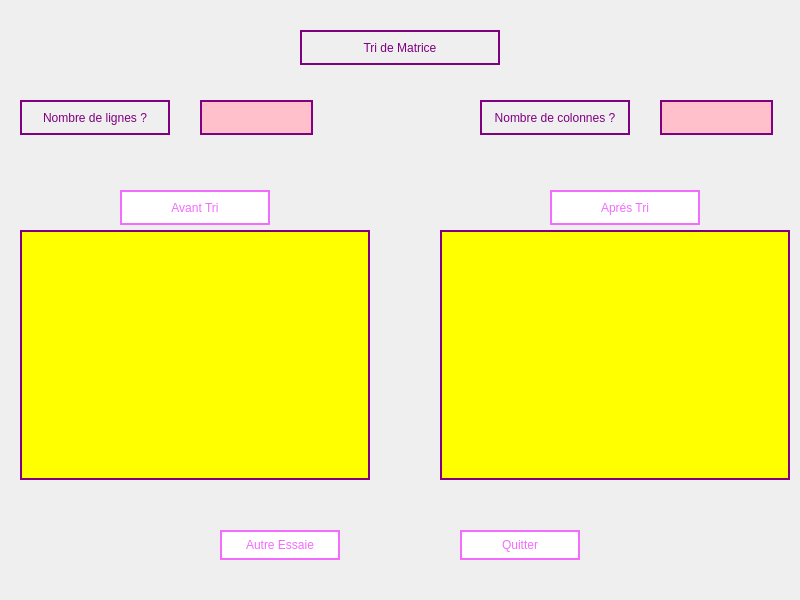
<?xml version="1.0" encoding="UTF-8"?>
<ui version="4.0">
 <class>Form</class>
 <widget class="QWidget" name="Form">
  <property name="geometry">
   <rect>
    <x>0</x>
    <y>0</y>
    <width>800</width>
    <height>600</height>
   </rect>
  </property>
  <property name="windowTitle">
   <string>Form</string>
  </property>
  <widget class="QLabel" name="label">
   <property name="geometry">
    <rect>
     <x>300</x>
     <y>30</y>
     <width>200</width>
     <height>35</height>
    </rect>
   </property>
   <property name="styleSheet">
    <string notr="true">border: 2px solid purple;
font: 75 11pt &quot;MS Shell Dlg 2&quot;;
color: purple;</string>
   </property>
   <property name="text">
    <string>Tri de Matrice</string>
   </property>
   <property name="alignment">
    <set>Qt::AlignCenter</set>
   </property>
  </widget>
  <widget class="QLabel" name="label_2">
   <property name="geometry">
    <rect>
     <x>20</x>
     <y>100</y>
     <width>150</width>
     <height>35</height>
    </rect>
   </property>
   <property name="styleSheet">
    <string notr="true">border: 2px solid purple;
color: purple;
</string>
   </property>
   <property name="text">
    <string>Nombre de lignes ?</string>
   </property>
   <property name="alignment">
    <set>Qt::AlignCenter</set>
   </property>
  </widget>
  <widget class="QLineEdit" name="L">
   <property name="geometry">
    <rect>
     <x>200</x>
     <y>100</y>
     <width>113</width>
     <height>35</height>
    </rect>
   </property>
   <property name="styleSheet">
    <string notr="true">border: 2px solid purple;
color: purple;
background-color: pink;
</string>
   </property>
   <property name="alignment">
    <set>Qt::AlignCenter</set>
   </property>
  </widget>
  <widget class="QLabel" name="label_3">
   <property name="geometry">
    <rect>
     <x>480</x>
     <y>100</y>
     <width>150</width>
     <height>35</height>
    </rect>
   </property>
   <property name="styleSheet">
    <string notr="true">border: 2px solid purple;
color: purple;
</string>
   </property>
   <property name="text">
    <string>Nombre de colonnes ?</string>
   </property>
   <property name="alignment">
    <set>Qt::AlignCenter</set>
   </property>
  </widget>
  <widget class="QLineEdit" name="C">
   <property name="geometry">
    <rect>
     <x>660</x>
     <y>100</y>
     <width>113</width>
     <height>35</height>
    </rect>
   </property>
   <property name="styleSheet">
    <string notr="true">border: 2px solid purple;
color: purple;
background-color: pink;
</string>
   </property>
   <property name="alignment">
    <set>Qt::AlignCenter</set>
   </property>
  </widget>
  <widget class="QPushButton" name="Autre">
   <property name="geometry">
    <rect>
     <x>220</x>
     <y>530</y>
     <width>120</width>
     <height>30</height>
    </rect>
   </property>
   <property name="styleSheet">
    <string notr="true">color: rgb(243, 108, 255);
border: 2px solid rgb(243, 108, 255);
background-color: white;
</string>
   </property>
   <property name="text">
    <string>Autre Essaie</string>
   </property>
  </widget>
  <widget class="QPushButton" name="Quitter">
   <property name="geometry">
    <rect>
     <x>460</x>
     <y>530</y>
     <width>120</width>
     <height>30</height>
    </rect>
   </property>
   <property name="styleSheet">
    <string notr="true">color: rgb(243, 108, 255);
border: 2px solid rgb(243, 108, 255);
background-color: white;
</string>
   </property>
   <property name="text">
    <string>Quitter</string>
   </property>
  </widget>
  <widget class="QListWidget" name="Avt">
   <property name="geometry">
    <rect>
     <x>20</x>
     <y>230</y>
     <width>350</width>
     <height>250</height>
    </rect>
   </property>
   <property name="styleSheet">
    <string notr="true">border: 2px solid purple;
color: purple;
background-color: yellow;</string>
   </property>
  </widget>
  <widget class="QListWidget" name="Apt">
   <property name="geometry">
    <rect>
     <x>440</x>
     <y>230</y>
     <width>350</width>
     <height>250</height>
    </rect>
   </property>
   <property name="styleSheet">
    <string notr="true">border: 2px solid purple;
color: purple;
background-color: yellow;</string>
   </property>
  </widget>
  <widget class="QPushButton" name="vT">
   <property name="geometry">
    <rect>
     <x>120</x>
     <y>190</y>
     <width>150</width>
     <height>35</height>
    </rect>
   </property>
   <property name="styleSheet">
    <string notr="true">color: rgb(243, 108, 255);
border: 2px solid rgb(243, 108, 255);
background-color: white;
</string>
   </property>
   <property name="text">
    <string>Avant Tri</string>
   </property>
  </widget>
  <widget class="QPushButton" name="pT">
   <property name="geometry">
    <rect>
     <x>550</x>
     <y>190</y>
     <width>150</width>
     <height>35</height>
    </rect>
   </property>
   <property name="styleSheet">
    <string notr="true">color: rgb(243, 108, 255);
border: 2px solid rgb(243, 108, 255);
background-color: white;
</string>
   </property>
   <property name="text">
    <string>Aprés Tri</string>
   </property>
  </widget>
 </widget>
 <resources/>
 <connections/>
</ui>
